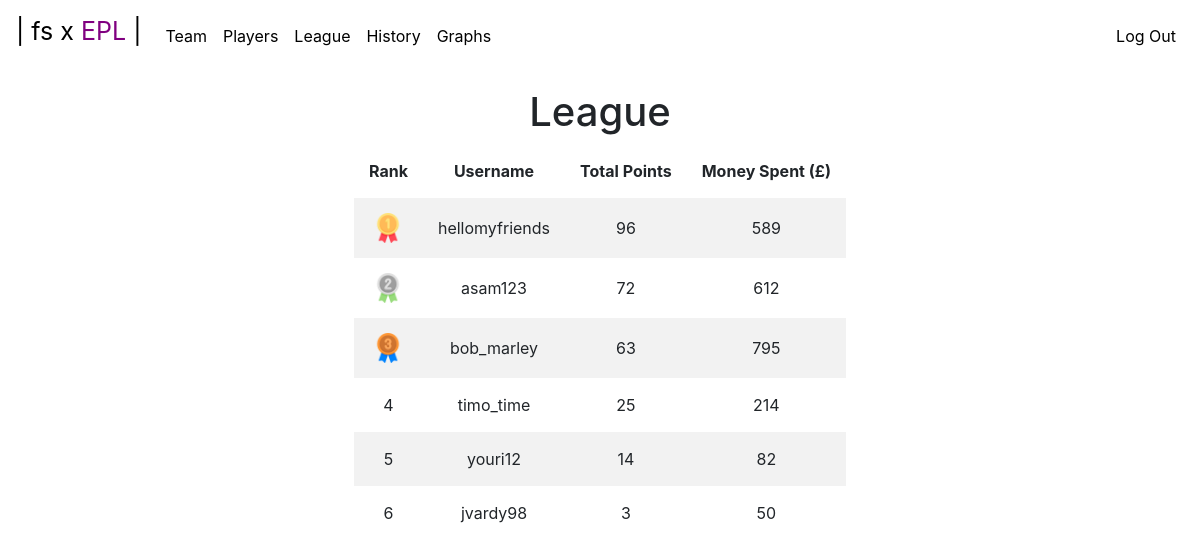
The page /league (signed in) on the database its author committed.
### tables this page shows
CREATE TABLE "users" (
	"id"	INTEGER NOT NULL UNIQUE,
	"username"	varchar(255) NOT NULL UNIQUE,
	"password"	varchar(255) NOT NULL UNIQUE,
	"money"	INTEGER NOT NULL DEFAULT 1000,
	PRIMARY KEY("id" AUTOINCREMENT)
);

### app.py (the view)
@app.route("/league")
@login_required
def league():
    con = sqlite3.connect(db)
    cur = con.cursor()
    users = cur.execute("SELECT users.username, SUM(team.points), users.money FROM users JOIN team WHERE users.id = team.user_id GROUP BY users.id ORDER BY SUM(team.points) DESC").fetchall()
    con.commit()
    con.close()
    return render_template("league.html", users=users)

### app.py (called while the page is built)
@app.after_request
def after_request(response):
    response.headers["Cache-Control"] = "no-cache, no-store, must-revalidate"
    response.headers["Expires"] = 0
    response.headers["Pragma"] = "no-cache"
    return response

### helpers.py (called while the page is built)
def login_required(f):
    @wraps(f)
    def decorated_function(*args, **kwargs):
        if session.get("user_id") is None:
            return redirect("/login")
        return f(*args, **kwargs)
    return decorated_function

### templates/league.html (shortened to what this page needs)
{% extends "layout.html" %}
{% block main %}
    <div id="league-div">
    <h1 id="league-title">League</h1>
        <table id="league-table">
            <tr>
                <th>Rank</th>
                <th>Username</th>
                <th>Total Points</th>
                <th>Money Spent (&#163;)</th>
            </tr>
            {% for user in users %}
            <tr>
                {% if loop.index <= 3 %}
                    <td><img class="league-medal" src="static/medal_{{ loop.index }}.png" alt="#{{ loop.index }} medal."></td>
                {% else %}
                    <td>{{ loop.index }}</td>
                {% endif %}
                <td>{{ user[0] }}</td>
                <td>{{ user[1] }}</td>
                <td>{{ 800 - user[2] }}</td>
            </tr>
            {% endfor %}
        </table>
    </div>
{% endblock %}

### templates/layout.html (shortened to what this page needs)
<!DOCTYPE html>
<html lang="en">
    <head>
        <link rel="stylesheet" href="https://cdn.jsdelivr.net/npm/bootstrap@4.5.3/dist/css/bootstrap.min.css">
        <link rel="stylesheet" href="static/styles.css">
    </head>
    <body>
        <nav class="navbar navbar-expand-md">
            <a class="navbar-brand" href="/">
                <span>| fs x <span class="nav-purple">EPL</span> |</span>
            </a>
            <div class="collapse navbar-collapse" id="navbar">
                {% if session.user_id %}
                    <ul class="navbar-nav mr-auto mt-2">
                        <li class="nav-item"><a class="nav-link" href="/team">Team</a></li>
                        <li class="nav-item"><a class="nav-link" href="/players">Players</a></li>
                        <li class="nav-item"><a class="nav-link" href="/league">League</a></li>
                        <li class="nav-item"><a class="nav-link" href="/history">History</a></li>
                        <li class="nav-item"><a class="nav-link" href="/graphs">Graphs</a></li>
                    </ul>
                    <ul class="navbar-nav ms-auto mt-2">
                        <li class="nav-item"><a class="nav-link" href="/logout">Log Out</a></li>
                    </ul>
                {% else %}
                    <ul class="navbar-nav mr-auto mt-2">
                        <li class="nav-item"><a class="nav-link" href="/login">Log In</a></li>
                        <li class="nav-item"><a class="nav-link" href="/register">Register</a></li>
                    </ul>
                {% endif %}
            </div>
        </nav>
        <main>
            {% block main %}{% endblock %}
        </main>
    </body>
</html>

### static/styles.css (style rules this page uses)
main { text-align: center; }
.navbar-brand { font-size: 25px; color: black; }
.nav-link { color: black; }
.nav-purple { color: purple; }
#history-table th, td { padding: 15px; }
#league-title { padding-top: 3vh; }
#league-table { margin-left: auto; margin-right: auto; }
#league-table th, td { padding: 15px; }
#league-table tr:nth-child(even) { background-color: #f2f2f2; }
.league-medal { height: 30px; }

### rows shown on the page
users: shows a picture, username "hellomyfriends", user "96", 800-user[2] "589"
users: shows a picture, username "asam123", user "72", 800-user[2] "612"
users: shows a picture, username "bob_marley", user "63", 800-user[2] "795"
users: username "timo_time", id "25", 800-user[2] "214"
users: username "youri12", user "14", 800-user[2] "82"
users: username "jvardy98", user "3", 800-user[2] "50"
